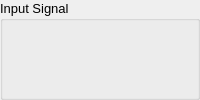
       <widget class="QGroupBox" name="grpbx_input">
        <property name="font">
         <font>
          <pointsize>10</pointsize>
         </font>
        </property>
        <property name="title">
         <string>Input Signal</string>
        </property>
        <layout class="QGridLayout" name="gridLayout_14">
         <item row="1" column="1">
          <widget class="PlotWidget" name="plot_input_sig_spect" native="true">
           <property name="sizePolicy">
            <sizepolicy hsizetype="MinimumExpanding" vsizetype="MinimumExpanding">
             <horstretch>0</horstretch>
             <verstretch>0</verstretch>
            </sizepolicy>
           </property>
          </widget>
         </item>
         <item row="1" column="0">
          <widget class="PlotWidget" name="plot_input_sig_freq" native="true">
           <property name="sizePolicy">
            <sizepolicy hsizetype="MinimumExpanding" vsizetype="MinimumExpanding">
             <horstretch>0</horstretch>
             <verstretch>0</verstretch>
            </sizepolicy>
           </property>
          </widget>
         </item>
         <item row="0" column="0" colspan="2">
          <widget class="PlotWidget" name="plot_input_sig_time" native="true">
           <property name="sizePolicy">
            <sizepolicy hsizetype="MinimumExpanding" vsizetype="MinimumExpanding">
             <horstretch>0</horstretch>
             <verstretch>0</verstretch>
            </sizepolicy>
           </property>
          </widget>
         </item>
        </layout>
       </widget>
